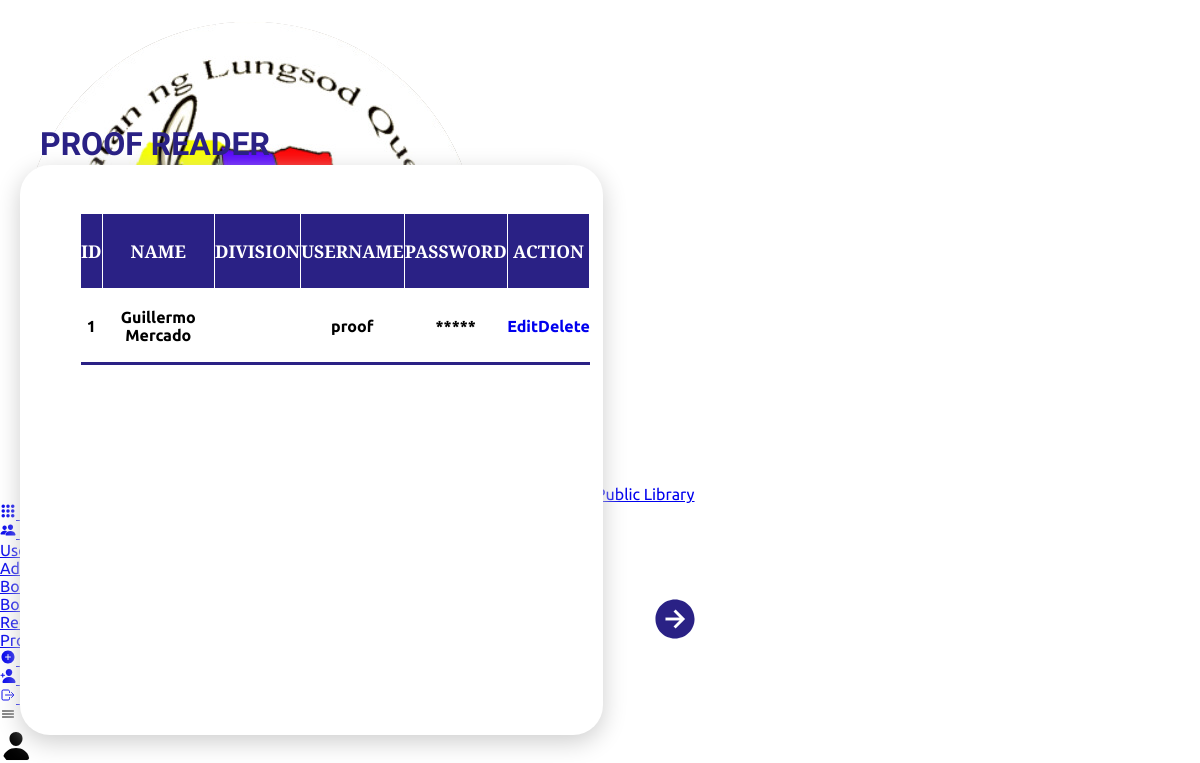
Before: /Frontend/Dashboard/proofreaderaccounts.php with the older database file.
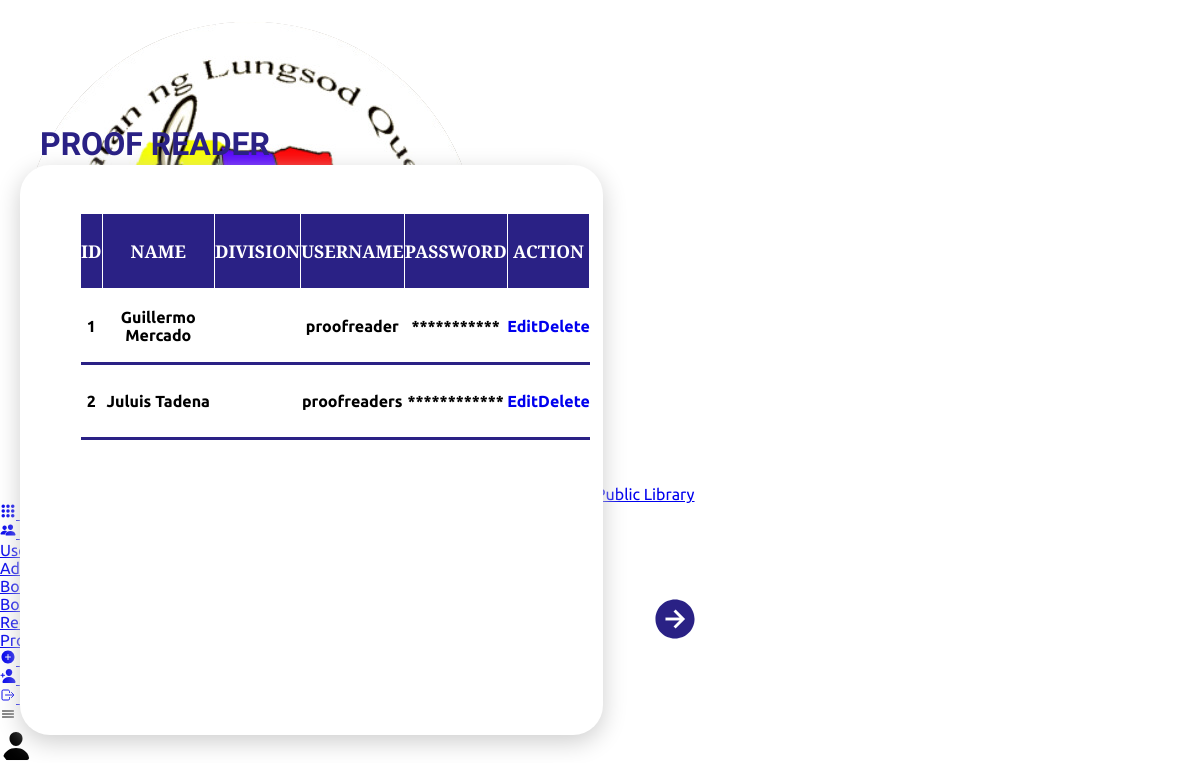
After: the same page with the newer database file.
### tables this page shows
CREATE TABLE `proofreader` (
  `id` int(11) NOT NULL,
  `name` varchar(255) NOT NULL,
  `division` varchar(255) NOT NULL,
  `username` varchar(255) NOT NULL,
  `password` varchar(255) NOT NULL
);

### Frontend/Dashboard/proofreaderaccounts.php (the view, shortened to what the changed rows need)
<?php
$server = "localhost";
$username = "root";
$password = "";
$db = "qcpl";
$conn = new mysqli($server, $username, $password, $db);
?>
<!DOCTYPE html>
<html lang="en">
<head>
    <link rel="stylesheet" href="style.css">
</head>
<body>
  <div class="container">
        <div class="main">
            <div class="details">
                <div class="upload">
                    <div class="cardHeader">
                        <h2>PROOF READER</h2>
                    <div class ="accts_boss2">
                    <?php
                    $rowsPerPage = 4;
                    $page = isset($_GET['page']) ? intval($_GET['page']) : 1;
                    $offset = ($page - 1) * $rowsPerPage;
                    $sql = "SELECT * FROM proofreader LIMIT ? OFFSET ?";
                    $stmt = $conn->prepare($sql);
                    $stmt->bind_param("ii", $rowsPerPage, $offset);
                    $stmt->execute();
                    $result = $stmt->get_result();
                    if ($result->num_rows > 0) {
                        echo "<table aria-describedby='boss2-table'>";
                        echo "<tr><th>ID</th><th>Name</th><th>Division</th><th>Username</th><th>Password</th><th colspan='2'>Action</th></tr>";
                        echo "<tbody>";
                        while ($row = $result->fetch_assoc()) {
                            echo "<tr>";
                            echo "<td><center>" . htmlspecialchars($row["id"]) . "</td>";
                            echo "<td><center>" . htmlspecialchars($row["name"]) . "</td>";
                            echo "<td><center>" . htmlspecialchars($row["division"]) . "</td>";
                            echo "<td><center>" . htmlspecialchars($row["username"]) . "</td>";
                            echo "<td><center>" . str_repeat("*", strlen($row["password"])) . "</td>";
                            echo "<td id='boss2_edit'><center><a href='/qcpl/Backend/updateproofreaderaccount.php?id=" . htmlspecialchars($row["id"]) . "'>Edit</a></td>";
                            echo "<td id='boss2_delete'><center><a href='#' onclick='confirmDeleteBoss2(" . htmlspecialchars($row["id"]) . ")'>Delete</a></td>";
                            echo "</tr>";
                        }
                        echo "</tbody>";
                        echo "</table>";
                    } else {
                        echo "No Proof Reader Account found!";
                    }
                    ?>
                    </div>
                    </div>
                </div>
            </div>
        </div>
    </div>
</body>
</html>

Changed rows visible on the page:
changed proofreader "Guillermo Mercado": username "proof" → "proofreader"; password "*****" → "***********"
added proofreader: id "2", name "Juluis Tadena", username "proofreaders", password "************"
